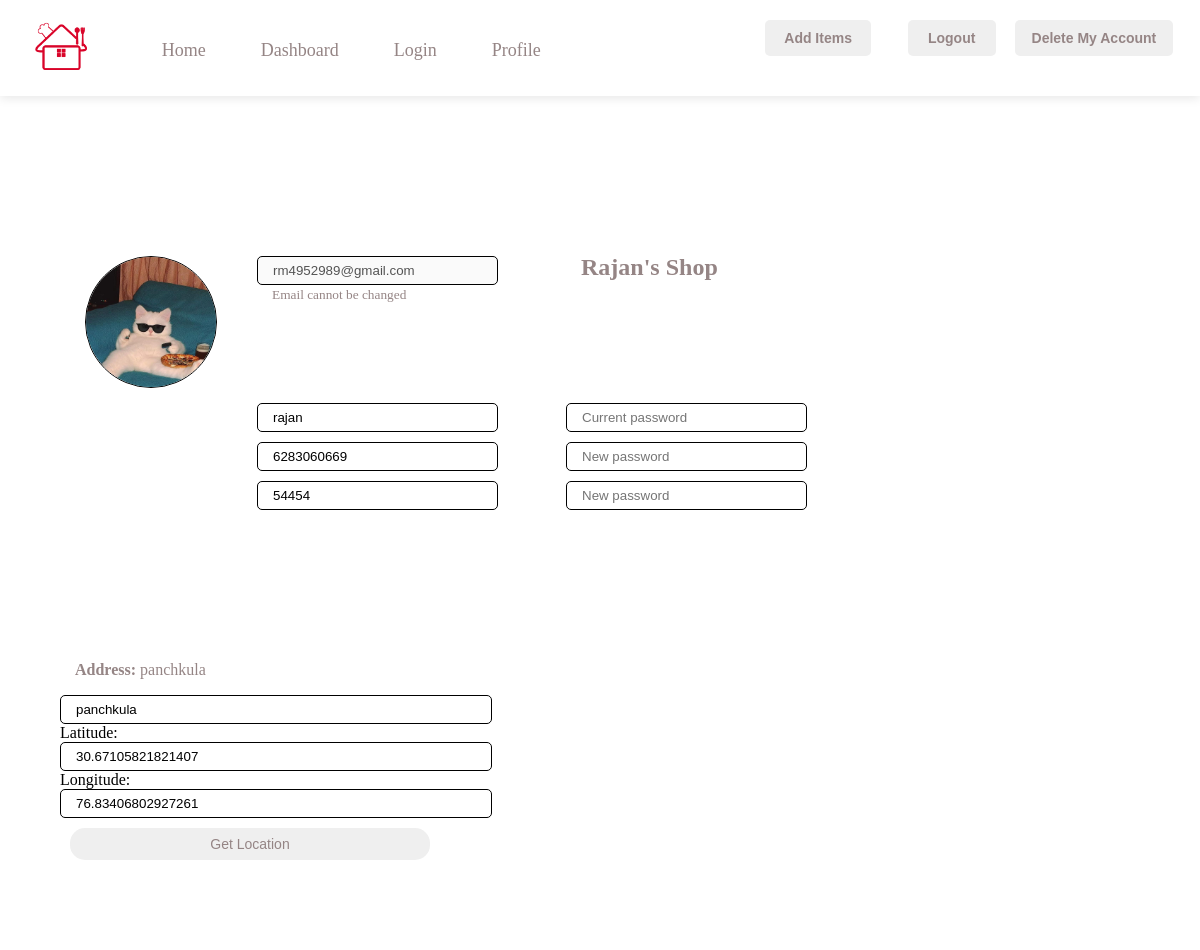
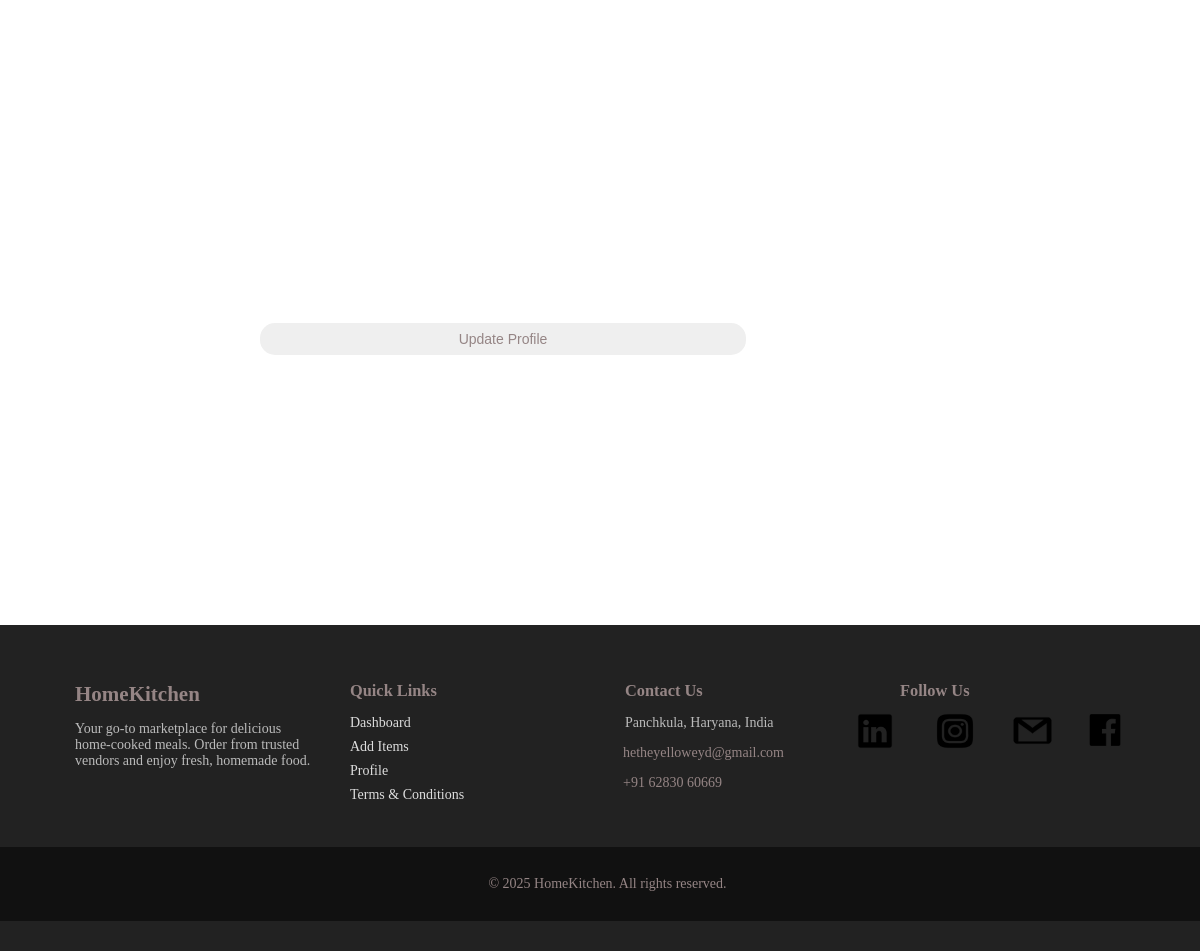
The app's page /profile (signed in) with its own data (2 pictures, top to bottom).
### main.py (models this page shows, shortened)
class User(db.Model):
    id = db.Column(db.Integer, primary_key=True)
    name = db.Column(db.String(100), nullable=False)
    phone = db.Column(db.String(15), nullable= False, unique=True)
    email = db.Column(db.String(120), unique=True, nullable=False)
    password_hash = db.Column(db.String(200), nullable=False)
    upi_id = db.Column(db.String(50), nullable=True)
    role = db.Column(db.String(10), nullable=False)
    items = db.relationship('Item', backref='seller')
    created_at= db.Column(db.DateTime, default= datetime.datetime.utcnow)
    email_verified = db.Column(db.Boolean, default=False)
    business_name = db.Column(db.String(150), nullable=True, unique=True)
    terms_accepted = db.Column(db.Boolean, default=False)
    address = db.Column(db.String(255), nullable=True)
    latitude = db.Column(db.String(50), nullable=True)
    longitude = db.Column(db.String(50), nullable=True)
    vehicle_type= db.Column(db.String(50), nullable= True)
    vehicle_number= db.Column(db.String(50), nullable=True)
    id_proof = db.Column(db.String(200), nullable=True)  # File path
    license = db.Column(db.String(200), nullable=True)  # File path
    insurance = db.Column(db.String(200), nullable=True)  # File path
    photo = db.Column(db.String(200), nullable=True)  # File path
    verified = db.Column(db.Boolean, default=False)

### main.py (the view, shortened to what this page needs)
@app.route('/profile', methods=['GET', 'POST'])
def profile():
    if 'user_id' not in session:
        flash('Please log in to access your profile.', 'danger')
        return redirect(url_for('login'))
    user = db.session.get(User, session['user_id'])
    if not user:
        flash('User not found.', 'danger')
        return redirect(url_for('logout'))
    now = datetime.datetime.utcnow()
    total_deliveries = 0
    monthly_earnings = 0
    weekly_earnings = 0
    return render_template(
        'profile.html',
        user=user,
        total_deliveries=total_deliveries,
        monthly_earnings=monthly_earnings,
        weekly_earnings=weekly_earnings
    )

### templates/profile.html (shortened to what this page needs)
{% extends "base.html" %}
{% block content %}
<div class="top-right-buttons">
    {% if user.role == 'vendor' %}
        <a href="{{ url_for('additems') }}"><button>Add Items</button></a>
    {% elif user.role == 'consumer' %}
        <a href="{{ url_for('my_orders') }}"><button>My Orders</button></a>
    {% elif user.role =='rider' %}
        <a href="{{ url_for('rider_orders', rider_id=user.id)}}"><button>Assigned Orders</button></a>
    {% endif %}
    <a href="{{ url_for('logout')}}"><button>Logout</button></a>
    <form action="{{ url_for('delete_account') }}" method="POST" onsubmit="return confirm('Are you sure you want to delete your account? This action is irreversible!');">
        <button type="submit" class="btn btn-danger">Delete My Account</button>
    </form>
</div>
<div class= 'profile-page'>
    <div class="profile-container">
        <div class="profile">
            <form method="POST" action="{{ url_for('profile') }}" enctype="multipart/form-data">
                <div class='data'>
                    <label for="profile_image">
                        <img id="profilePreview" src="{{ url_for('static', filename=user.photo if user.photo else 'images/default-user.jpg') }}"
                            alt="Profile Image" style="width: 130px; height: 130px; border: 1px solid #000; border-radius: 50%; margin-left: 25px; margin-top: 100px; margin-right: -10px;">
                    </label>
                    <div class='cred'>
                        <div class='unchangeable'>
                            <div>
                                <input type="email" placeholder='Email' id="email" value="{{ user.email }}" disabled><br>
                                <small class="text-muted">Email cannot be changed</small>
                            </div>
                            <h2 style='margin-top: -2px;'>{{ user.business_name }}</h2>
                        </div>
                        <div class= 'changeable'>
                            <div class= 'sub-change'>
                                <input type="text" placeholder='Name' id="name" name="name" value="{{ user.name }}" required>
                                <input type="tel" placeholder='Phone' id="phone" name="phone" value="{{ user.phone }}" required>
                                {% if user.role == 'vendor' %}
                                <input type="text" placeholder='Upi Id' id="upi_id" name="upi_id" value="{{ user.upi_id }}">
                                {% endif %}
                            </div>
                            <div class= 'sub-change'>
                                <input type="password" placeholder='Current password' id="current_password" name="current_password">
                                <input type="password" placeholder='New password' id="new_password" name="new_password">
                                <input type="password" placeholder='New password' id="confirm_password" name="confirm_password">
                            </div>
                        </div>
                    </div>
                    <div class='address'>
                        <p><strong>Address:</strong> {{ user.address }}</p>
                        <input type="text" placeholder='Address' id="address" name="address" value="{{ user.address }}" required>
                        <label for="latitude">Latitude:</label>
                        <input type="text" id="latitude" name="latitude" value="{{ user.latitude }}" required>
                        <label for="longitude">Longitude:</label>
                        <input type="text" id="longitude" name="longitude" value="{{ user.longitude }}" required>
                        <button type="button" onclick="getLocation()">Get Location</button>
                        <div id="map" style="height: 400px; width: 400px; border-radius: 12px; margin-top: 10px;"></div>
                    </div>
                </div>
                <button type="submit" class='profile-submit'>Update Profile</button>
            </form>
        </div>
    </div>
</div>
{% endblock %}

### static/style/style.css (style rules this page uses)
body { margin: 0; padding: 0; font-family: 'Times New Roman', Times, serif }
h1, h2, h3, p,a { margin-left: 15px; color: #958585; text-decoration: none; }
button { margin: 10px; color: #958585; margin-left: 10px; padding: 8px 15px; font-size: 14px; width: 90%; border-radius: 15px; border: none; text-align: center; }
.card h4, small { margin-left: 15px; color: #958585; }
.top-right-buttons { position: absolute; top: 10px; right: 20px; display: flex; gap: 10px; }
.top-right-buttons button { color: #958585; padding: 10px 15px; border: none; border-radius: 5px; cursor: pointer; font-weight: bold; }
.btn { margin: 10px; padding: 8px 15px; font-size: 14px; width: 90%; border-radius: 8px; border: none; text-align: center; }
.profile-container { display: flex; margin: 10px; padding: 50px; justify-content: center; gap: 20px; }
.data { display: flex; flex-wrap: wrap; gap: 50px; }
.cred { margin-top: 100px; display: flex; flex-direction: column; gap: 100px; }
.unchangeable { display: flex; flex-wrap: wrap; gap: 100px; }
.changeable { display: flex; flex-wrap: wrap; gap: 100px; }
.sub-change { display: flex; flex-direction: column; gap: 10px; }
.address { display: flex; flex-direction: column; justify-content: flex-end; margin-top: 85px; }
.data input { width: 100%; height: auto; border: 0.5px #000000 solid; border-radius: 5px; padding: 6px 15px; }
.profile-submit { width: 45%; margin-top: -150px; margin-left: 200px; }
.profile-page { display: flex; flex-direction: column; }

### records on screen
User: email "rm4952989@gmail.com", business_name "Rajan's Shop", name "rajan", phone "6283060669", upi_id "54454", address "panchkula", latitude "30.67105821821407", longitude "76.83406802927261"
